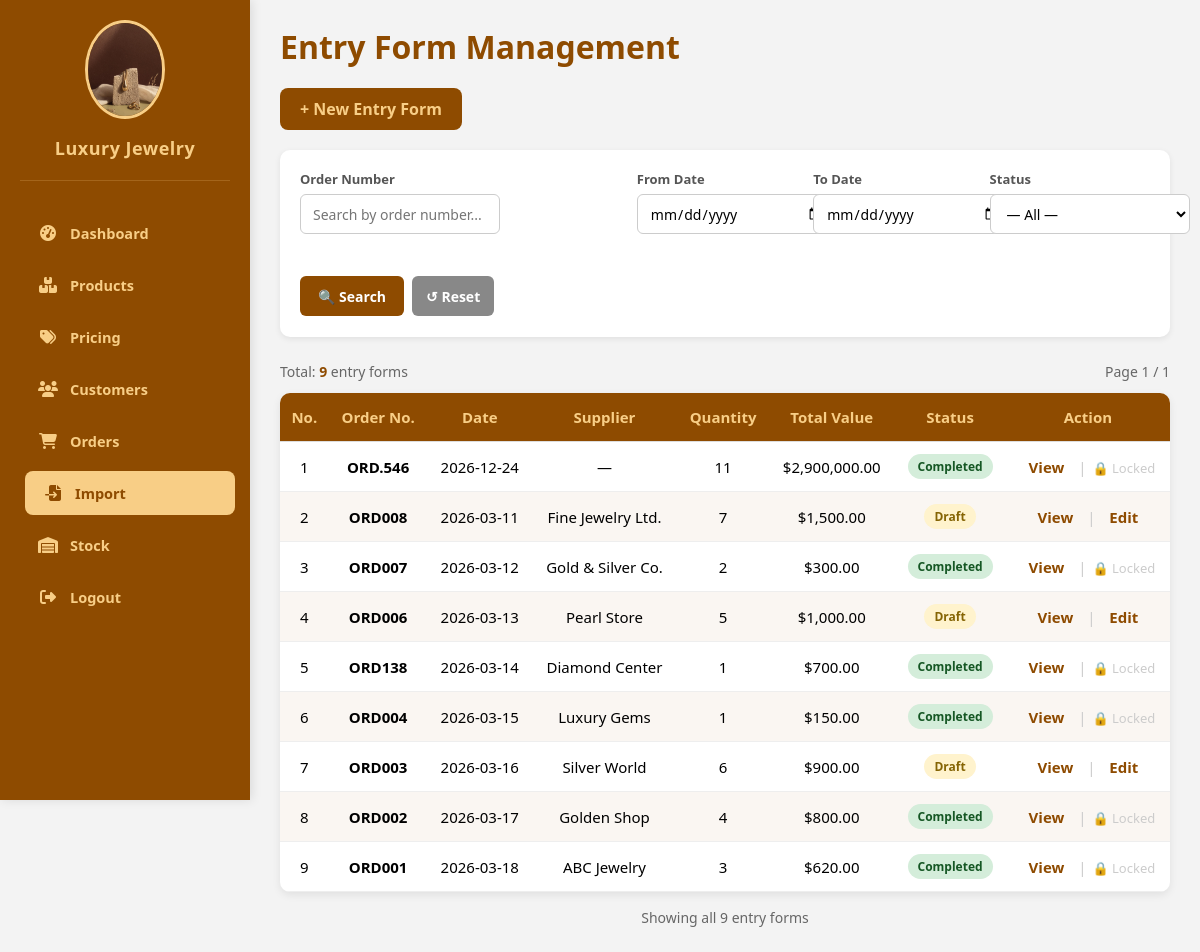
The page /admin/Import_product/import_management.php on the database as committed earlier.
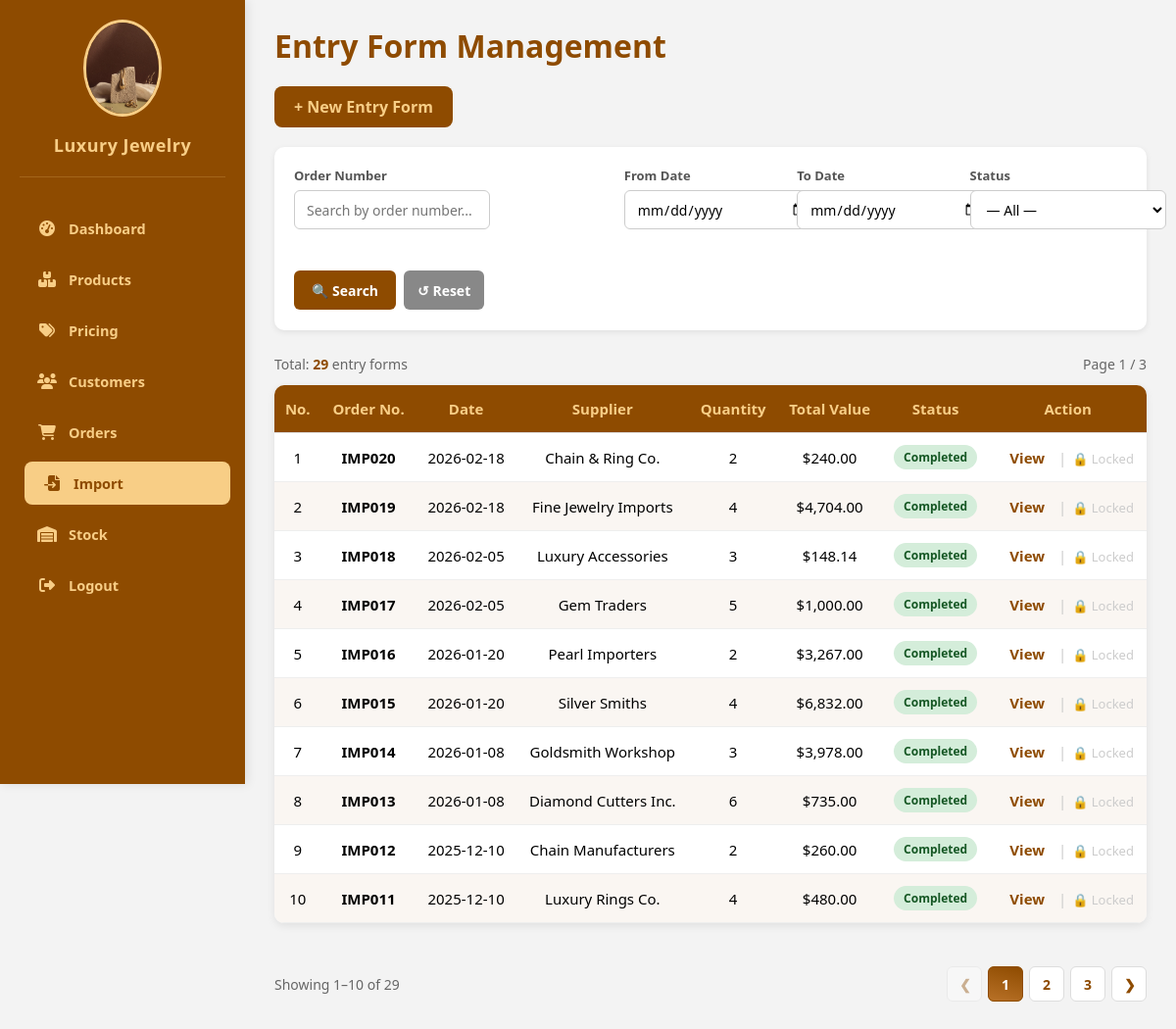
The same page on the database as committed later.
### tables this page shows
CREATE TABLE `goods_receipt` (
  `id` int(11) NOT NULL AUTO_INCREMENT,
  `order_number` varchar(50) NOT NULL,
  `entry_date` date NOT NULL,
  `supplier` varchar(255) DEFAULT NULL,
  `total_quantity` int(11) DEFAULT 0,
  `total_value` decimal(15,2) DEFAULT 0.00,
  `status` enum('Draft','Completed') DEFAULT 'Draft',
  `created_at` timestamp NOT NULL DEFAULT current_timestamp(),
  PRIMARY KEY (`id`)
);

### admin/Import_product/import_management.php (the view, shortened to what the changed rows need)
<!DOCTYPE html>
<html lang="en">
<head>
  <link rel="stylesheet" href="../admin_function.css">
</head>
<body>
<?php
require_once "../../config/config.php";
$search_order  = trim($_GET['order']  ?? '');
$search_from   = trim($_GET['from']   ?? '');
$search_to     = trim($_GET['to']     ?? '');
$search_status = trim($_GET['status'] ?? '');
$page          = max(1, (int)($_GET['page'] ?? 1));
$per_page      = 10;
$where_clauses = ['1'];
$params        = [];
$types         = '';
$where_sql = implode(' AND ', $where_clauses);
$count_sql = "SELECT COUNT(*) AS total FROM goods_receipt WHERE $where_sql";
if ($params) {
    $stmt_count = $conn->prepare($count_sql);
    $stmt_count->bind_param($types, ...$params);
    $stmt_count->execute();
    $total_rows = $stmt_count->get_result()->fetch_assoc()['total'];
    $stmt_count->close();
} else {
    $total_rows = $conn->query($count_sql)->fetch_assoc()['total'];
}
$total_pages = max(1, (int)ceil($total_rows / $per_page));
$page = min($page, $total_pages);
$offset = ($page - 1) * $per_page;
$data_sql = "SELECT * FROM goods_receipt WHERE $where_sql ORDER BY id DESC LIMIT $per_page OFFSET $offset";
if ($params) {
    $stmt_data = $conn->prepare($data_sql);
    $stmt_data->bind_param($types, ...$params);
    $stmt_data->execute();
    $result = $stmt_data->get_result();
} else {
    $result = $conn->query($data_sql);
}
$rows = $result->fetch_all(MYSQLI_ASSOC);
$is_searching = ($search_order !== '' || $search_from !== '' || $search_to !== '' || $search_status !== '');
?>
<?php include '../sidebar_include.php'; ?>
<main>
  <header>
    <h1>Entry Form Management</h1>
    <a href="add_entry_form.php" class="btn">+ New Entry Form</a>
  </header>
  <div class="search-section">
    <form method="GET" action="import_management.php" id="search-form">
    </form>
  </div>
  <div class="result-info">
    <span class="result-count">
      <?php if ($is_searching): ?>
        Found <strong><?= $total_rows ?></strong> result<?= $total_rows != 1 ? 's' : '' ?>
        <?php if ($search_order): ?> for "<strong><?= htmlspecialchars($search_order) ?></strong>"<?php endif; ?>
      <?php else: ?>
        Total: <strong><?= $total_rows ?></strong> entry form<?= $total_rows != 1 ? 's' : '' ?>
      <?php endif; ?>
    </span>
    <span class="result-count">Page <?= $page ?> / <?= $total_pages ?></span>
  </div>
  <table>
    <thead>
      <tr>
        <th>No.</th>
        <th>Order No.</th>
        <th>Date</th>
        <th>Supplier</th>
        <th>Quantity</th>
        <th>Total Value</th>
        <th>Status</th>
        <th>Action</th>
      </tr>
    </thead>
    <tbody>
      <?php if (empty($rows)): ?>
        <tr class="no-results"><td colspan="8">
          <?= $is_searching ? 'No matching entry forms found.' : 'No entry forms yet.' ?>
        </td></tr>
      <?php else: ?>
        <?php
        $i = ($page - 1) * $per_page + 1;
        foreach ($rows as $row):
          $badge = $row['status'] === 'Completed' ? 'badge-completed' : 'badge-draft';
        ?>
        <tr>
          <td><?= $i++ ?></td>
          <td><strong><?= htmlspecialchars($row['order_number']) ?></strong></td>
          <td><?= htmlspecialchars($row['entry_date']) ?></td>
          <td><?= htmlspecialchars($row['supplier'] ?? '—') ?></td>
          <td><?= intval($row['total_quantity']) ?></td>
          <td>$<?= number_format($row['total_value'], 2) ?></td>
          <td><span class="badge <?= $badge ?>"><?= $row['status'] ?></span></td>
          <td>
            <a href="entry_form_detail.php?id=<?= $row['id'] ?>" class="tbl-link">View</a>
            <span class="tbl-sep">|</span>
            <?php if ($row['status'] === 'Draft'): ?>
              <a href="edit_entry_form.php?id=<?= $row['id'] ?>" class="tbl-link">Edit</a>
            <?php else: ?>
              <span style="color:#ccc;font-size:13px;" title="This form is completed and cannot be edited">🔒 Locked</span>
            <?php endif; ?>
          </td>
        </tr>
        <?php endforeach; ?>
      <?php endif; ?>
    </tbody>
  </table>
  <?php if ($total_pages > 1): ?>
  <div class="pagination-wrap">
    <span class="pagination-info">
      Showing <?= ($page-1)*$per_page + 1 ?>–<?= min($page*$per_page, $total_rows) ?> of <?= $total_rows ?>
    </span>
    <div class="pagination">
      <button class="pagination-btn" onclick="goPage(<?= $page-1 ?>)" <?= $page<=1 ? 'disabled' : '' ?>>&#10094;</button>
      <?php
      $start = max(1, $page - 2);
      $end   = min($total_pages, $page + 2);
      if ($start > 1): ?><button class="pagination-btn" onclick="goPage(1)">1</button><?php if ($start > 2): ?><span style="padding:0 4px;color:#999">…</span><?php endif; endif;
      for ($p = $start; $p <= $end; $p++): ?>
        <button class="pagination-btn <?= $p === $page ? 'active' : '' ?>" onclick="goPage(<?= $p ?>)"><?= $p ?></button>
      <?php endfor;
      ?>
      <button class="pagination-btn" onclick="goPage(<?= $page+1 ?>)" <?= $page>=$total_pages ? 'disabled' : '' ?>>&#10095;</button>
    </div>
  </div>
  <?php else: ?>
  <div class="pagination-info" style="text-align:center;margin-top:16px;color:#666;font-size:14px;">
    Showing all <?= $total_rows ?> entry form<?= $total_rows != 1 ? 's' : '' ?>
  </div>
  <?php endif; ?>
</main>
</body>
</html>

Rows that differ between the two databases and show on the page:
no longer on this page (row unchanged): goods_receipt: order_number "ORD.546", entry_date "2026-12-24", supplier "—", total_quantity "11", total_value "2,900,000.00", status "Completed", shows "🔒 Locked"
no longer on this page (row unchanged): goods_receipt: order_number "ORD008", entry_date "2026-03-11", supplier "Fine Jewelry Ltd.", total_quantity "7", total_value "1,500.00", status "Draft"
no longer on this page (row unchanged): goods_receipt: order_number "ORD007", entry_date "2026-03-12", supplier "Gold & Silver Co.", total_quantity "2", total_value "300.00", status "Completed", shows "🔒 Locked"
no longer on this page (row unchanged): goods_receipt: order_number "ORD006", entry_date "2026-03-13", supplier "Pearl Store", total_quantity "5", total_value "1,000.00", status "Draft"
no longer on this page (row unchanged): goods_receipt: order_number "ORD138", entry_date "2026-03-14", supplier "Diamond Center", total_quantity "1", total_value "700.00", status "Completed", shows "🔒 Locked"
no longer on this page (row unchanged): goods_receipt: order_number "ORD004", entry_date "2026-03-15", supplier "Luxury Gems", total_quantity "1", total_value "150.00", status "Completed", shows "🔒 Locked"
no longer on this page (row unchanged): goods_receipt: order_number "ORD003", entry_date "2026-03-16", supplier "Silver World", total_quantity "6", total_value "900.00", status "Draft"
no longer on this page (row unchanged): goods_receipt: order_number "ORD002", entry_date "2026-03-17", supplier "Golden Shop", total_quantity "4", total_value "800.00", status "Completed", shows "🔒 Locked"
no longer on this page (row unchanged): goods_receipt: order_number "ORD001", entry_date "2026-03-18", supplier "ABC Jewelry", total_quantity "3", total_value "620.00", status "Completed", shows "🔒 Locked"
added goods_receipt: order_number "IMP020", entry_date "2026-02-18", supplier "Chain & Ring Co.", total_quantity "2", total_value "240.00", status "Completed", shows "🔒 Locked"
added goods_receipt: order_number "IMP019", entry_date "2026-02-18", supplier "Fine Jewelry Imports", total_quantity "4", total_value "4,704.00", status "Completed", shows "🔒 Locked"
added goods_receipt: order_number "IMP018", entry_date "2026-02-05", supplier "Luxury Accessories", total_quantity "3", total_value "148.14", status "Completed", shows "🔒 Locked"
added goods_receipt: order_number "IMP017", entry_date "2026-02-05", supplier "Gem Traders", total_quantity "5", total_value "1,000.00", status "Completed", shows "🔒 Locked"
added goods_receipt: order_number "IMP016", entry_date "2026-01-20", supplier "Pearl Importers", total_quantity "2", total_value "3,267.00", status "Completed", shows "🔒 Locked"
added goods_receipt: order_number "IMP015", entry_date "2026-01-20", supplier "Silver Smiths", total_quantity "4", total_value "6,832.00", status "Completed", shows "🔒 Locked"
added goods_receipt: order_number "IMP014", entry_date "2026-01-08", supplier "Goldsmith Workshop", total_quantity "3", total_value "3,978.00", status "Completed", shows "🔒 Locked"
added goods_receipt: order_number "IMP013", entry_date "2026-01-08", supplier "Diamond Cutters Inc.", total_quantity "6", total_value "735.00", status "Completed", shows "🔒 Locked"
added goods_receipt: order_number "IMP012", entry_date "2025-12-10", supplier "Chain Manufacturers", total_quantity "2", total_value "260.00", status "Completed", shows "🔒 Locked"
added goods_receipt: order_number "IMP011", entry_date "2025-12-10", supplier "Luxury Rings Co.", total_quantity "4", total_value "480.00", status "Completed", shows "🔒 Locked"
Other text that changed with them:
$total_rows: "9" → "29"
$total_pages: "1" → "3"
min($page*$per_page, $total_rows): (not shown) → "10"
$total_rows: (not shown) → "29"
$total_rows: "9" → (not shown)
text no longer shown: "Showing all entry form s"
text now shown: "Showing 1 – of ❮ ❯"
new list line: "1"
new list line: "2"
new list line: "3"
